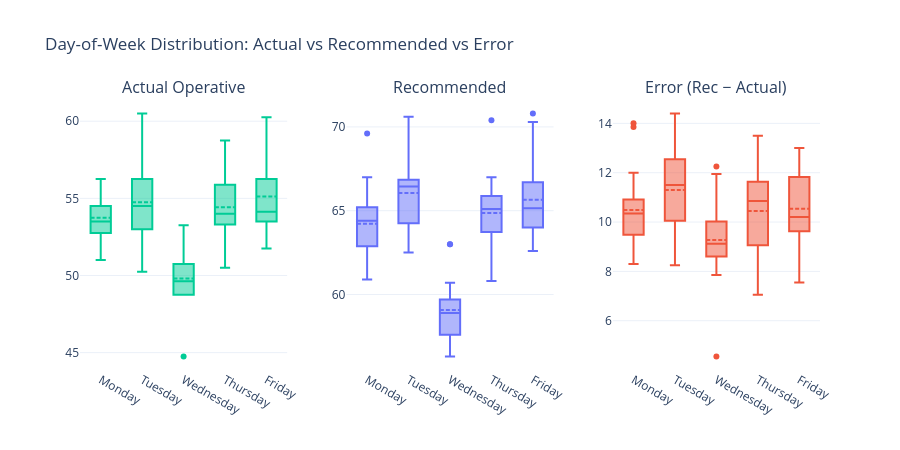

Notebook code cell kept with this figure:
### Markdown cell above
## 3. Day-of-Week Patterns\n\nActual staffing, recommendations, and error broken down by day of week. **Wednesdays** are consistently the lowest-staffed day.

### Code cell
# ── 3. Day-of-week box plots (Actual, Recommended, Error) ──
dow_order = ["Monday", "Tuesday", "Wednesday", "Thursday", "Friday"]

fig3 = make_subplots(rows=1, cols=3, subplot_titles=[
    "Actual Operative", "Recommended", "Error (Rec − Actual)"
], horizontal_spacing=0.08)

fig3.add_trace(go.Box(
    x=df["dow"], y=df["present_operative_person_days"],
    name="Actual", marker_color="#00CC96", boxmean=True
), row=1, col=1)

fig3.add_trace(go.Box(
    x=df["dow"], y=df["rec_operative"],
    name="Recommended", marker_color="#636EFA", boxmean=True
), row=1, col=2)

fig3.add_trace(go.Box(
    x=df["dow"], y=df["error"],
    name="Error", marker_color="#EF553B", boxmean=True
), row=1, col=3)

for i in range(1, 4):
    fig3.update_xaxes(categoryorder="array", categoryarray=dow_order, row=1, col=i)

fig3.update_layout(
    title="Day-of-Week Distribution: Actual vs Recommended vs Error",
    height=450, showlegend=False
)
fig3.show()

### Figure 1 — Plotly figure (JSON) as saved in the notebook; plotly's stock layout.template omitted (floating-point values rounded to 4 significant figures)
{"data": [{"boxmean": true, "marker": {"color": "#00CC96"}, "name": "Actual", "type": "box", "x": ["Monday", "Tuesday", "Wednesday", "Thursday", "Friday", "Tuesday", "Wednesday", "Thursday", "Friday", "Monday", "Tuesday", "Wednesday", "Friday", "Monday", "Tuesday", "Wednesday", "Thursday", "Friday", "Monday", "Tuesday", "Wednesday", "Thursday", "Friday", "Monday", "Tuesday", "Wednesday", "Thursday", "Friday", "Monday", "Tuesday", "Wednesday", "Thursday", "Friday", "Monday", "Tuesday", "Wednesday", "Thursday", "Friday", "Monday", "Tuesday", "Wednesday", "Thursday", "Friday", "Monday", "Tuesday", "Wednesday", "Thursday", "Friday", "Monday", "Tuesday", "Wednesday", "Thursday", "Friday", "Monday", "Tuesday", "Wednesday", "Thursday", "Friday", "Monday", "Tuesday", "Wednesday", "Thursday", "Friday", "Monday", "Tuesday", "Wednesday", "Thursday", "Friday", "Monday", "Tuesday", "Wednesday", "Thursday", "Friday", "Monday", "Tuesday", "Wednesday", "Thursday", "Friday", "Monday", "Tuesday", "Wednesday", "Thursday", "Friday", "Monday", "Tuesday", "Wednesday", "Thursday", "Friday", "Monday", "Tuesday", "Wednesday", "Thursday", "Friday", "Monday", "Tuesday", "Wednesday", "Thursday", "Friday"], "xaxis": "x", "y": [56.25, 54.25, 50.75, 53.5, 54.25, 60.5, 51.25, 56.0, 55.5, 53.0, 54.0, 49.75, 60.25, 55.0, 54.0, 49.5, 53.25, 55.75, 54.0, 57.5, 52.25, 54.0, 57.75, 54.5, 55.0, 50.25, 54.0, 53.5, 54.25, 57.0, 50.25, 56.0, 51.75, 52.75, 55.75, 52.25, 50.5, 53.0, 52.75, 53.0, 49.0, 53.0, 53.0, 52.25, 52.5, 48.75, 56.75, 55.0, 53.5, 55.25, 48.75, 54.75, 54.75, 52.25, 50.25, 44.75, 51.75, 54.0, 51.0, 53.0, 49.25, 55.5, 54.0, 54.25, 55.0, 48.75, 56.5, 56.75, 52.5, 53.0, 50.25, 54.75, 53.0, 53.5, 53.25, 48.75, 54.25, 53.5, 54.5, 54.75, 49.0, 53.25, 53.75, 56.0, 52.5, 48.75, 54.0, 54.0, 53.0, 56.75, 53.25, 53.5, 58.75, 55.75, 57.75, 50.75, 58.75, 60.0], "yaxis": "y"}, {"boxmean": true, "marker": {"color": "#636EFA"}, "name": "Recommended", "type": "box", "x": ["Monday", "Tuesday", "Wednesday", "Thursday", "Friday", "Tuesday", "Wednesday", "Thursday", "Friday", "Monday", "Tuesday", "Wednesday", "Friday", "Monday", "Tuesday", "Wednesday", "Thursday", "Friday", "Monday", "Tuesday", "Wednesday", "Thursday", "Friday", "Monday", "Tuesday", "Wednesday", "Thursday", "Friday", "Monday", "Tuesday", "Wednesday", "Thursday", "Friday", "Monday", "Tuesday", "Wednesday", "Thursday", "Friday", "Monday", "Tuesday", "Wednesday", "Thursday", "Friday", "Monday", "Tuesday", "Wednesday", "Thursday", "Friday", "Monday", "Tuesday", "Wednesday", "Thursday", "Friday", "Monday", "Tuesday", "Wednesday", "Thursday", "Friday", "Monday", "Tuesday", "Wednesday", "Thursday", "Friday", "Monday", "Tuesday", "Wednesday", "Thursday", "Friday", "Monday", "Tuesday", "Wednesday", "Thursday", "Friday", "Monday", "Tuesday", "Wednesday", "Thursday", "Friday", "Monday", "Tuesday", "Wednesday", "Thursday", "Friday", "Monday", "Tuesday", "Wednesday", "Thursday", "Friday", "Monday", "Tuesday", "Wednesday", "Thursday", "Friday", "Monday", "Tuesday", "Wednesday", "Thursday", "Friday"], "xaxis": "x2", "y": [64.7, 66.5, 59.7, 65.9, 64.0, 69.7, 59.7, 65.1, 67.6, 65.0, 65.4, 58.6, 67.8, 65.2, 66.6, 58.8, 64.1, 65.6, 63.4, 66.8, 60.1, 65.1, 66.7, 64.4, 66.6, 58.9, 63.7, 66.5, 64.0, 67.1, 59.7, 65.7, 64.5, 63.1, 64.9, 56.8, 62.1, 63.1, 61.7, 63.5, 57.7, 63.2, 63.3, 61.0, 62.5, 57.3, 63.8, 65.1, 61.8, 63.5, 57.5, 63.6, 62.6, 62.8, 63.3, 56.3, 60.8, 63.5, 60.9, 63.6, 57.1, 64.1, 64.0, 65.2, 66.4, 59.2, 64.6, 65.7, 64.5, 65.5, 59.7, 66.2, 65.2, 64.2, 66.1, 58.9, 65.3, 65.0, 65.3, 66.8, 58.9, 66.0, 65.1, 66.5, 66.9, 60.7, 65.8, 66.7, 67.0, 68.7, 63.0, 67.0, 70.3, 69.6, 70.6, 63.0, 70.4, 70.8], "yaxis": "y2"}, {"boxmean": true, "marker": {"color": "#EF553B"}, "name": "Error", "type": "box", "x": ["Monday", "Tuesday", "Wednesday", "Thursday", "Friday", "Tuesday", "Wednesday", "Thursday", "Friday", "Monday", "Tuesday", "Wednesday", "Friday", "Monday", "Tuesday", "Wednesday", "Thursday", "Friday", "Monday", "Tuesday", "Wednesday", "Thursday", "Friday", "Monday", "Tuesday", "Wednesday", "Thursday", "Friday", "Monday", "Tuesday", "Wednesday", "Thursday", "Friday", "Monday", "Tuesday", "Wednesday", "Thursday", "Friday", "Monday", "Tuesday", "Wednesday", "Thursday", "Friday", "Monday", "Tuesday", "Wednesday", "Thursday", "Friday", "Monday", "Tuesday", "Wednesday", "Thursday", "Friday", "Monday", "Tuesday", "Wednesday", "Thursday", "Friday", "Monday", "Tuesday", "Wednesday", "Thursday", "Friday", "Monday", "Tuesday", "Wednesday", "Thursday", "Friday", "Monday", "Tuesday", "Wednesday", "Thursday", "Friday", "Monday", "Tuesday", "Wednesday", "Thursday", "Friday", "Monday", "Tuesday", "Wednesday", "Thursday", "Friday", "Monday", "Tuesday", "Wednesday", "Thursday", "Friday", "Monday", "Tuesday", "Wednesday", "Thursday", "Friday", "Monday", "Tuesday", "Wednesday", "Thursday", "Friday"], "xaxis": "x3", "y": [8.45, 12.25, 8.95, 12.4, 9.75, 9.2, 8.45, 9.1, 12.1, 12.0, 11.4, 8.85, 7.55, 10.2, 12.6, 9.3, 10.85, 9.85, 9.4, 9.3, 7.85, 11.1, 8.95, 9.9, 11.6, 8.65, 9.7, 13.0, 9.75, 10.1, 9.45, 9.7, 12.75, 10.35, 9.15, 4.55, 11.6, 10.1, 8.95, 10.5, 8.7, 10.2, 10.3, 8.75, 10.0, 8.55, 7.05, 10.1, 8.3, 8.25, 8.75, 8.85, 7.85, 10.55, 13.05, 11.55, 9.05, 9.5, 9.9, 10.6, 7.85, 8.6, 10.0, 10.95, 11.4, 10.45, 8.1, 8.95, 12.0, 12.5, 9.45, 11.45, 12.2, 10.7, 12.85, 10.15, 11.05, 11.5, 10.8, 12.05, 9.9, 12.75, 11.35, 10.5, 14.4, 11.95, 11.8, 12.7, 14.0, 11.95, 9.75, 13.5, 11.55, 13.85, 12.85, 12.25, 11.65, 10.8], "yaxis": "y3"}], "layout": {"annotations": [{"font": {"size": 16}, "showarrow": false, "text": "Actual Operative", "x": 0.14, "xanchor": "center", "xref": "paper", "y": 1, "yanchor": "bottom", "yref": "paper"}, {"font": {"size": 16}, "showarrow": false, "text": "Recommended", "x": 0.5, "xanchor": "center", "xref": "paper", "y": 1, "yanchor": "bottom", "yref": "paper"}, {"font": {"size": 16}, "showarrow": false, "text": "Error (Rec − Actual)", "x": 0.86, "xanchor": "center", "xref": "paper", "y": 1, "yanchor": "bottom", "yref": "paper"}], "height": 450, "showlegend": false, "title": {"text": "Day-of-Week Distribution: Actual vs Recommended vs Error"}, "xaxis": {"anchor": "y", "categoryarray": ["Monday", "Tuesday", "Wednesday", "Thursday", "Friday"], "categoryorder": "array", "domain": [0, 0.28]}, "xaxis2": {"anchor": "y2", "categoryarray": ["Monday", "Tuesday", "Wednesday", "Thursday", "Friday"], "categoryorder": "array", "domain": [0.36, 0.64]}, "xaxis3": {"anchor": "y3", "categoryarray": ["Monday", "Tuesday", "Wednesday", "Thursday", "Friday"], "categoryorder": "array", "domain": [0.72, 1]}, "yaxis": {"anchor": "x", "domain": [0, 1]}, "yaxis2": {"anchor": "x2", "domain": [0, 1]}, "yaxis3": {"anchor": "x3", "domain": [0, 1]}}}
